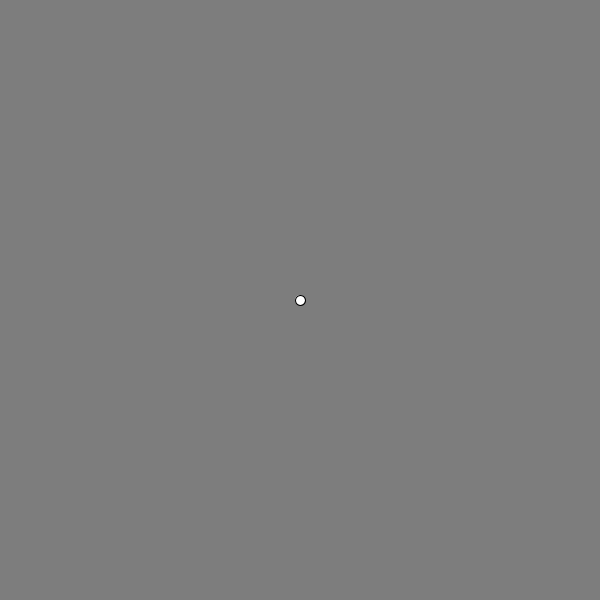
Frame 1 (no input)
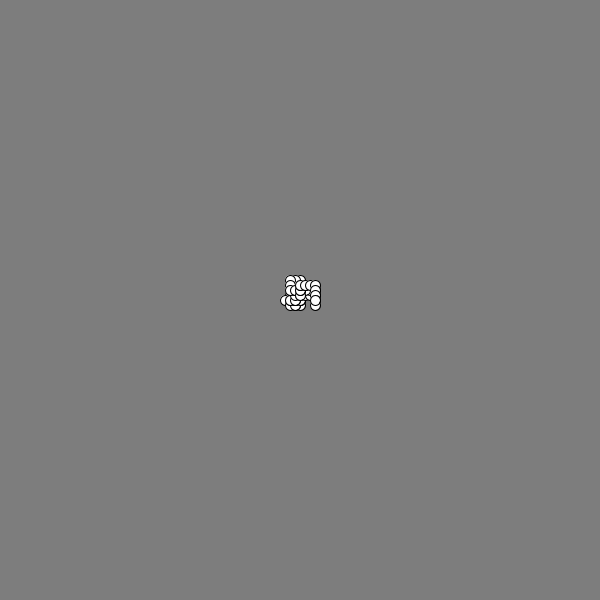
Frame 60 (the mouse pressed at the canvas centre just before this capture)
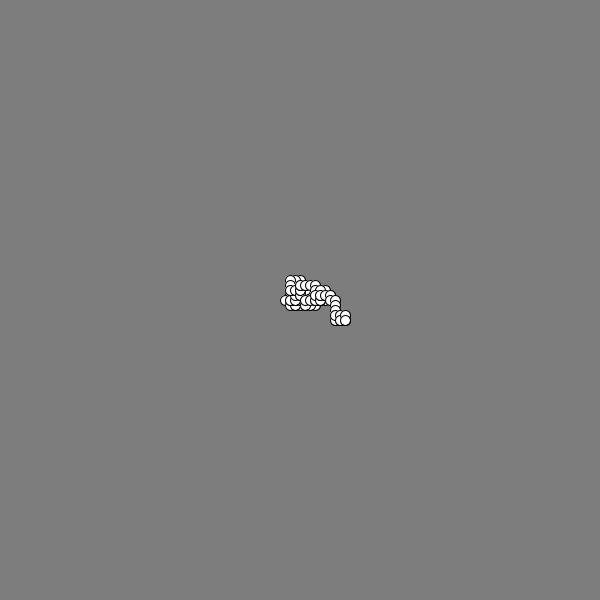
Frame 120 (the mouse held since frame 60 and released just before this capture)

The Processing sketch that drew these frames (run headless with seeded random() and noise(); from frame 60 on, the mouse is pressed at the canvas centre):

// Processing sketch: sketch_9
// ── sketch_9.pde
/*
this sketch draws an ellipse that has a 25% chance of 
moving up, left, down or right.

use arrays to create a group of these 'random walkers'
instead of only displaying one. replace the position 
variables with arrays and loop to give them values, 
increment their positions, and draw their corresponding 
ellipses.
*/

float xPos;
float yPos;

void setup() {
  size(600, 600);
  xPos = width/2;
  yPos = height/2;
  frameRate(15);
  background(125);
}

void draw() {
  ellipse(xPos, yPos, 10, 10);

  float r = random(4);

  if (int(r) == 0) {
    xPos += 5;
  } else if (int(r) == 1) {
    xPos -= 5;
  } else if (int(r) == 2) {
    yPos += 5;
  } else if (int(r) == 3) {
    yPos -= 5;
  }
} 
